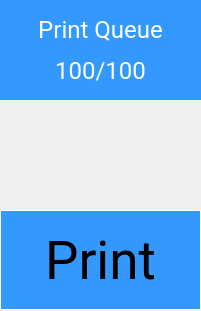
<?xml version="1.0" encoding="UTF-8"?>
<ui version="4.0">
 <class>printQueueitem2</class>
 <widget class="QWidget" name="printQueueitem2">
  <property name="geometry">
   <rect>
    <x>0</x>
    <y>0</y>
    <width>201</width>
    <height>311</height>
   </rect>
  </property>
  <property name="windowTitle">
   <string>Form</string>
  </property>
  <widget class="QPushButton" name="printButton">
   <property name="geometry">
    <rect>
     <x>0</x>
     <y>210</y>
     <width>201</width>
     <height>100</height>
    </rect>
   </property>
   <property name="font">
    <font>
     <family>Roboto</family>
     <pointsize>40</pointsize>
    </font>
   </property>
   <property name="styleSheet">
    <string notr="true">background-color:#3399ff; border: 1px solid white;</string>
   </property>
   <property name="text">
    <string>Print</string>
   </property>
   <property name="iconSize">
    <size>
     <width>16</width>
     <height>16</height>
    </size>
   </property>
  </widget>
  <widget class="QLabel" name="printLabel">
   <property name="geometry">
    <rect>
     <x>0</x>
     <y>0</y>
     <width>201</width>
     <height>100</height>
    </rect>
   </property>
   <property name="font">
    <font>
     <family>Roboto</family>
     <pointsize>18</pointsize>
    </font>
   </property>
   <property name="styleSheet">
    <string notr="true">background-color:#3399ff;</string>
   </property>
   <property name="text">
    <string>&lt;html&gt;&lt;head/&gt;&lt;body&gt;&lt;p&gt;&lt;span style=&quot; color:#ffffff;&quot;&gt;Print Queue&lt;/span&gt;&lt;/p&gt;&lt;p&gt;&lt;span style=&quot; color:#ffffff;&quot;&gt;100/100&lt;/span&gt;&lt;/p&gt;&lt;/body&gt;&lt;/html&gt;</string>
   </property>
   <property name="alignment">
    <set>Qt::AlignCenter</set>
   </property>
  </widget>
  <widget class="QLabel" name="printIcon">
   <property name="geometry">
    <rect>
     <x>9</x>
     <y>107</y>
     <width>184</width>
     <height>97</height>
    </rect>
   </property>
   <property name="font">
    <font>
     <pointsize>30</pointsize>
    </font>
   </property>
   <property name="text">
    <string/>
   </property>
   <property name="pixmap">
    <pixmap>Resources/printQueueItem2_icon.png</pixmap>
   </property>
   <property name="alignment">
    <set>Qt::AlignCenter</set>
   </property>
  </widget>
 </widget>
 <resources/>
 <connections/>
</ui>
